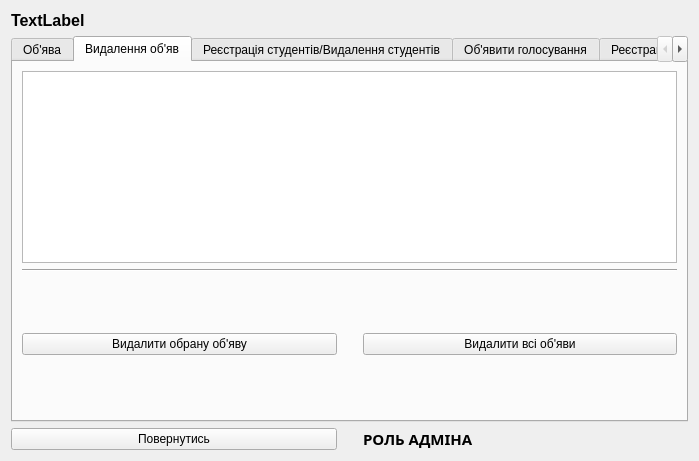
<?xml version="1.0" encoding="UTF-8"?>
<ui version="4.0">
 <class>FormAdmin</class>
 <widget class="QWidget" name="FormAdmin">
  <property name="geometry">
   <rect>
    <x>0</x>
    <y>0</y>
    <width>699</width>
    <height>461</height>
   </rect>
  </property>
  <property name="windowTitle">
   <string>АДМІН</string>
  </property>
  <property name="windowIcon">
   <iconset theme="QIcon::ThemeIcon::FormatTextBold"/>
  </property>
  <layout class="QVBoxLayout" name="verticalLayout_2">
   <item>
    <layout class="QVBoxLayout" name="verticalLayout">
     <item>
      <widget class="QLabel" name="label">
       <property name="font">
        <font>
         <pointsize>12</pointsize>
         <bold>true</bold>
        </font>
       </property>
       <property name="text">
        <string>TextLabel</string>
       </property>
      </widget>
     </item>
     <item>
      <widget class="QTabWidget" name="tabWidget">
       <property name="currentIndex">
        <number>1</number>
       </property>
       <widget class="QWidget" name="tab">
        <attribute name="title">
         <string>Об'ява</string>
        </attribute>
        <layout class="QVBoxLayout" name="verticalLayout_4">
         <item>
          <layout class="QVBoxLayout" name="verticalLayout_3">
           <item>
            <widget class="QLabel" name="label_3">
             <property name="font">
              <font>
               <pointsize>12</pointsize>
               <bold>true</bold>
              </font>
             </property>
             <property name="text">
              <string>Напишіть об'яву для учнів</string>
             </property>
            </widget>
           </item>
           <item>
            <widget class="QPlainTextEdit" name="plainTextEdit"/>
           </item>
           <item>
            <layout class="QHBoxLayout" name="horizontalLayout_2">
             <item>
              <spacer name="verticalSpacer_2">
               <property name="orientation">
                <enum>Qt::Orientation::Vertical</enum>
               </property>
               <property name="sizeHint" stdset="0">
                <size>
                 <width>20</width>
                 <height>40</height>
                </size>
               </property>
              </spacer>
             </item>
             <item>
              <widget class="QPushButton" name="pushButton_2">
               <property name="sizePolicy">
                <sizepolicy hsizetype="Minimum" vsizetype="Minimum">
                 <horstretch>0</horstretch>
                 <verstretch>20</verstretch>
                </sizepolicy>
               </property>
               <property name="text">
                <string>Додати об'яву</string>
               </property>
              </widget>
             </item>
             <item>
              <spacer name="verticalSpacer_3">
               <property name="orientation">
                <enum>Qt::Orientation::Vertical</enum>
               </property>
               <property name="sizeHint" stdset="0">
                <size>
                 <width>20</width>
                 <height>40</height>
                </size>
               </property>
              </spacer>
             </item>
            </layout>
           </item>
          </layout>
         </item>
        </layout>
       </widget>
       <widget class="QWidget" name="tab_2">
        <attribute name="title">
         <string>Видалення об'яв</string>
        </attribute>
        <layout class="QVBoxLayout" name="verticalLayout_6">
         <item>
          <layout class="QVBoxLayout" name="verticalLayout_5">
           <item>
            <widget class="QListView" name="listView"/>
           </item>
           <item>
            <widget class="Line" name="line">
             <property name="orientation">
              <enum>Qt::Orientation::Horizontal</enum>
             </property>
            </widget>
           </item>
           <item>
            <layout class="QHBoxLayout" name="horizontalLayout_3">
             <item>
              <widget class="QPushButton" name="pushButton_3">
               <property name="text">
                <string>Видалити обрану об'яву</string>
               </property>
              </widget>
             </item>
             <item>
              <spacer name="verticalSpacer_4">
               <property name="orientation">
                <enum>Qt::Orientation::Vertical</enum>
               </property>
               <property name="sizeHint" stdset="0">
                <size>
                 <width>20</width>
                 <height>40</height>
                </size>
               </property>
              </spacer>
             </item>
             <item>
              <widget class="QPushButton" name="pushButton_4">
               <property name="text">
                <string>Видалити всі об'яви</string>
               </property>
              </widget>
             </item>
            </layout>
           </item>
          </layout>
         </item>
        </layout>
       </widget>
       <widget class="QWidget" name="tab_3">
        <attribute name="title">
         <string>Реєстрація студентів/Видалення студентів</string>
        </attribute>
        <layout class="QVBoxLayout" name="verticalLayout_9">
         <item>
          <layout class="QHBoxLayout" name="horizontalLayout_4">
           <item>
            <layout class="QVBoxLayout" name="verticalLayout_7">
             <item>
              <widget class="QLabel" name="label_4">
               <property name="text">
                <string>ПІП</string>
               </property>
              </widget>
             </item>
             <item>
              <widget class="QLineEdit" name="lineEdit"/>
             </item>
             <item>
              <widget class="QLabel" name="label_7">
               <property name="text">
                <string>Група</string>
               </property>
              </widget>
             </item>
             <item>
              <widget class="QLineEdit" name="lineEdit_4"/>
             </item>
             <item>
              <widget class="QLabel" name="label_5">
               <property name="text">
                <string>Логін</string>
               </property>
              </widget>
             </item>
             <item>
              <widget class="QLineEdit" name="lineEdit_2"/>
             </item>
             <item>
              <widget class="QLabel" name="label_6">
               <property name="text">
                <string>Пароль</string>
               </property>
              </widget>
             </item>
             <item>
              <widget class="QLineEdit" name="lineEdit_3"/>
             </item>
             <item>
              <widget class="QPushButton" name="pushButton_5">
               <property name="text">
                <string>Зареєструвати студента</string>
               </property>
              </widget>
             </item>
            </layout>
           </item>
           <item>
            <widget class="Line" name="line_2">
             <property name="orientation">
              <enum>Qt::Orientation::Vertical</enum>
             </property>
            </widget>
           </item>
           <item>
            <layout class="QVBoxLayout" name="verticalLayout_8">
             <item>
              <widget class="QListView" name="listView_2"/>
             </item>
             <item>
              <widget class="QPushButton" name="pushButton_6">
               <property name="text">
                <string>Видалити обраного студента</string>
               </property>
              </widget>
             </item>
            </layout>
           </item>
          </layout>
         </item>
        </layout>
       </widget>
       <widget class="QWidget" name="tab_4">
        <attribute name="title">
         <string>Об'явити голосування</string>
        </attribute>
        <layout class="QVBoxLayout" name="verticalLayout_14">
         <item>
          <widget class="QTableView" name="tableView"/>
         </item>
         <item>
          <layout class="QVBoxLayout" name="verticalLayout_13">
           <item>
            <layout class="QHBoxLayout" name="horizontalLayout_6">
             <item>
              <widget class="QPushButton" name="pushButton_9">
               <property name="text">
                <string>Об'явити голосування</string>
               </property>
              </widget>
             </item>
             <item>
              <widget class="QPushButton" name="pushButton_10">
               <property name="text">
                <string>Закрити голосування</string>
               </property>
              </widget>
             </item>
            </layout>
           </item>
          </layout>
         </item>
        </layout>
       </widget>
       <widget class="QWidget" name="tab_5">
        <attribute name="title">
         <string>Реєстрація кандидатів</string>
        </attribute>
        <layout class="QVBoxLayout" name="verticalLayout_12">
         <item>
          <layout class="QHBoxLayout" name="horizontalLayout_5">
           <item>
            <layout class="QVBoxLayout" name="verticalLayout_10">
             <item>
              <spacer name="verticalSpacer_5">
               <property name="orientation">
                <enum>Qt::Orientation::Vertical</enum>
               </property>
               <property name="sizeHint" stdset="0">
                <size>
                 <width>20</width>
                 <height>40</height>
                </size>
               </property>
              </spacer>
             </item>
             <item>
              <widget class="QLabel" name="label_8">
               <property name="text">
                <string>ПІП</string>
               </property>
              </widget>
             </item>
             <item>
              <widget class="QLineEdit" name="lineEdit_8"/>
             </item>
             <item>
              <widget class="QPushButton" name="pushButton_7">
               <property name="text">
                <string>Реєстрація кандидата</string>
               </property>
              </widget>
             </item>
            </layout>
           </item>
           <item>
            <widget class="Line" name="line_3">
             <property name="orientation">
              <enum>Qt::Orientation::Vertical</enum>
             </property>
            </widget>
           </item>
           <item>
            <layout class="QVBoxLayout" name="verticalLayout_11">
             <item>
              <widget class="QListView" name="listView_3"/>
             </item>
             <item>
              <widget class="QPushButton" name="pushButton_8">
               <property name="text">
                <string>Видалити обраного </string>
               </property>
              </widget>
             </item>
            </layout>
           </item>
          </layout>
         </item>
        </layout>
       </widget>
      </widget>
     </item>
     <item>
      <layout class="QHBoxLayout" name="horizontalLayout">
       <item>
        <widget class="QPushButton" name="pushButton">
         <property name="text">
          <string>Повернутись</string>
         </property>
        </widget>
       </item>
       <item>
        <spacer name="verticalSpacer">
         <property name="orientation">
          <enum>Qt::Orientation::Vertical</enum>
         </property>
         <property name="sizeType">
          <enum>QSizePolicy::Policy::Fixed</enum>
         </property>
         <property name="sizeHint" stdset="0">
          <size>
           <width>20</width>
           <height>10</height>
          </size>
         </property>
        </spacer>
       </item>
       <item>
        <widget class="QLabel" name="label_2">
         <property name="font">
          <font>
           <family>Noto Sans Sinhala Black</family>
           <pointsize>11</pointsize>
           <bold>true</bold>
          </font>
         </property>
         <property name="text">
          <string>РОЛЬ АДМІНА</string>
         </property>
        </widget>
       </item>
      </layout>
     </item>
    </layout>
   </item>
  </layout>
 </widget>
 <resources/>
 <connections/>
</ui>
